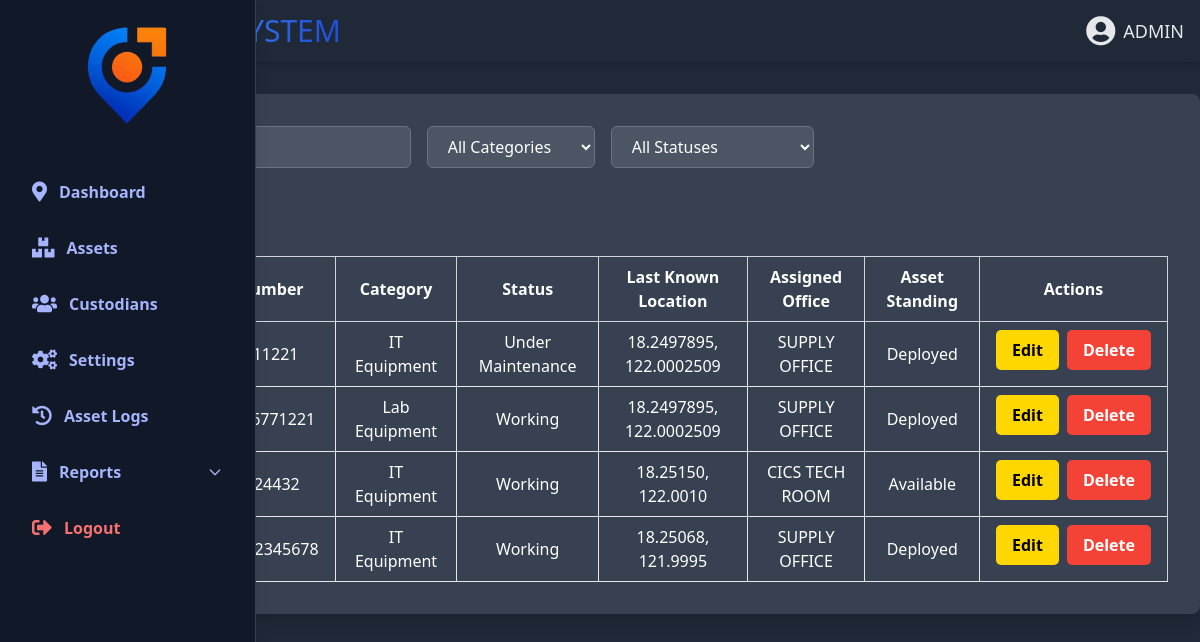
The page /assets.php (signed in) on the database its author committed.
### tables this page shows
CREATE TABLE `assets` (
  `asset_id` int(11) NOT NULL,
  `asset_name` varchar(255) NOT NULL,
  `serial_num` varchar(255) DEFAULT NULL,
  `category` varchar(100) NOT NULL,
  `current_status` varchar(50) NOT NULL,
  `last_known_location` varchar(255) DEFAULT NULL,
  `assigned_to` varchar(255) DEFAULT NULL,
  `status` varchar(255) DEFAULT NULL,
  `date_added` timestamp NOT NULL DEFAULT current_timestamp(),
  `last_seen` datetime DEFAULT NULL,
  `asset_status` enum('Deployed','Disposed','Available') DEFAULT 'Available'
);

### user_theme.php (called while the page is built, shortened)
<?php
$stmt = $conn->prepare("SELECT theme FROM secondary_user_settings WHERE username=?");
$stmt->bind_param("s", $_SESSION['user']);
$stmt->execute();
$result = $stmt->get_result();
if ($row = $result->fetch_assoc()) {
    $theme = $row['theme'];
    if ($theme === 'Dark') {
        $theme_class = 'theme-dark';
    } elseif ($theme === 'Auto') {
        $theme_class = (date('H') >= 18 || date('H') < 6) ? 'theme-dark' : 'theme-light';
    }
}
?>

### assets.php (the view, shortened to what this page needs)
<?php
include 'db_connect.php';
include 'user_theme.php';
function fetch_assets($conn, $search, $category, $status) {
    $sql = "SELECT * FROM assets WHERE asset_name LIKE ? AND category LIKE ? AND current_status LIKE ?";
    $stmt = $conn->prepare($sql);
    $searchParam = "%$search%";
    $categoryParam = "%$category%";
    $statusParam = "%$status%";
    $stmt->bind_param('sss', $searchParam, $categoryParam, $statusParam);
    $stmt->execute();
    $result = $stmt->get_result();
    $rows = [];
    while ($row = $result->fetch_assoc()) {
        $rows[] = $row;
    }
    return $rows;
}
$search = '';
$category = '';
$status = '';
$assets = fetch_assets($conn, $search, $category, $status);
?>
<!DOCTYPE html>
<html lang="en">
<head>
<script src="https://cdn.tailwindcss.com"></script>
</head>
<body class="min-h-screen <?php echo $theme_class; ?>">
<?php include 'header.php';  ?>
<div class="container p-8 pr-8 rounded-lg shadow-lg w-full max-w-7xl mx-auto mt-8">
    <div class="mb-8 flex items-center space-x-4">
        <select id="category" class="px-4 py-2 border rounded-md">
            <option value="">All Categories</option>
        </select>
        <select id="status" class="px-4 py-2 border rounded-md">
            <option value="">All Statuses</option>
        </select>
    </div>
    <button class="px-4 py-2 bg-green-500 text-white rounded-md mb-4" onclick="openAddAssetModal()">Add New Asset</button>
    <table class="min-w-full table-auto border border-gray-300 border-collapse" id="assetsTable">
    <thead>
        <tr class="border-b border-gray-300">
            <th class="px-4 py-2 text-center border-r border-gray-300">Asset Name/ID</th>
            <th class="px-4 py-2 text-center border-r border-gray-300">Serial Number</th>
            <th class="px-4 py-2 text-center border-r border-gray-300">Category</th>
            <th class="px-4 py-2 text-center border-r border-gray-300">Status</th>
            <th class="px-4 py-2 text-center border-r border-gray-300">Last Known Location</th>
            <th class="px-4 py-2 text-center border-r border-gray-300">Assigned Office</th>
            <th class="px-4 py-2 text-center border-r border-gray-300">Asset Standing</th>
            <th class="px-4 py-2 text-center">Actions</th>
        </tr>
    </thead>
    <tbody>
        <?php foreach ($assets as $asset): ?>
            <tr class="border-b border-gray-200">
                <td class="px-4 py-2 text-center border-r border-gray-200"><?php echo htmlspecialchars($asset['asset_name']); ?></td>
                <td class="px-4 py-2 text-center border-r border-gray-200"><?php echo htmlspecialchars($asset['serial_num']); ?></td>
                <td class="px-4 py-2 text-center border-r border-gray-200"><?php echo htmlspecialchars($asset['category']); ?></td>
                <td class="px-4 py-2 text-center border-r border-gray-200"><?php echo htmlspecialchars($asset['current_status']); ?></td>
                <td class="px-4 py-2 text-center border-r border-gray-200"><?php echo htmlspecialchars($asset['last_known_location']); ?></td>
                <td class="px-4 py-2 text-center border-r border-gray-200"><?php echo htmlspecialchars($asset['assigned_to']); ?></td>
                <td class="px-4 py-2 text-center border-r border-gray-200"><?php echo htmlspecialchars($asset['asset_status'] ?? ''); ?></td>
                <td class="px-4 py-2 text-center flex space-x-2">
                <button class="btn btn-edit btn-sm" onclick="openEditAssetModal(<?php echo $asset['asset_id']; ?>,
                    '<?php echo addslashes($asset['asset_name']); ?>',
                    '<?php echo addslashes($asset['serial_num']); ?>',
                    '<?php echo addslashes($asset['category']); ?>',
                    '<?php echo addslashes($asset['current_status']); ?>',
                    '<?php echo addslashes($asset['last_known_location']); ?>',
                    '<?php echo addslashes($asset['assigned_to']); ?>')">Edit</button>
                <button class="btn btn-danger btn-sm" onclick="showDeleteModal(<?php echo $asset['asset_id']; ?>)">Delete</button>
                </td>
            </tr>
        <?php endforeach; ?>
    </tbody>
</table>
</div>
</body>
</html>

### assets.php (style rules this page uses)
body { font-family: 'Poppins', sans-serif; color: black; }
.container { background-color: var(--container-bg); color: var(--text-color); }
.theme-dark { background-color: #1f2937; --bg-color: #1f2937; --container-bg: #374151; --text-color: white; --input-bg: #4b5563; --input-border: #6b7280; --input-text: #ffffff; --header-bg: #374151; --header-text-color: #ffffff; }
input[type="text"], select, textarea { background-color: var(--input-bg); color: var(--input-text); border: 1px solid var(--input-border); }
table th { background-color: var(--header-bg); color: var(--header-text-color); }
.btn { border-radius: 5px; padding: 8px 16px; text-align: center; font-weight: bold; cursor: pointer; }
.btn-danger { background-color: #F44336; color: white; }
.btn-edit { background-color: #FFD700; }
.theme-dark .btn-edit { color: #000; }

### nav.php (style rules this page uses)
body { font-family: 'Segoe UI', Tahoma, Geneva, Verdana, sans-serif; transition: background-color 0.3s, color 0.3s; }

### rows shown on the page
assets: category "IT Equipment", current_status "Under Maintenance", last_known_location "18.2497895, 122.0002509", assigned_to "SUPPLY OFFICE", asset_status "Deployed"
assets: category "Lab Equipment", current_status "Working", last_known_location "18.2497895, 122.0002509", assigned_to "SUPPLY OFFICE", asset_status "Deployed"
assets: category "IT Equipment", current_status "Working", last_known_location "18.25150, 122.0010", assigned_to "CICS TECH ROOM", asset_status "Available"
assets: category "IT Equipment", current_status "Working", last_known_location "18.25068, 121.9995", assigned_to "SUPPLY OFFICE", asset_status "Deployed"
